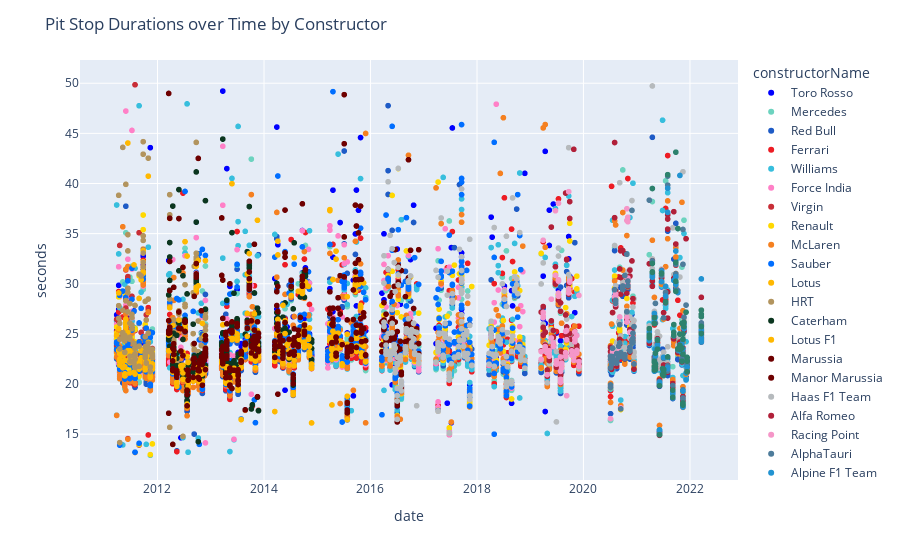

This figure's notebook cell:
### Code cell
fig = px.scatter(newPitStops[newPitStops['seconds']<50],
                 x='date',
                 y='seconds',
                 color='constructorName',
                 color_discrete_map=constructor_color_map,
                )
fig.update_layout(
    title_text='Pit Stop Durations over Time by Constructor',
)
fig.show()
